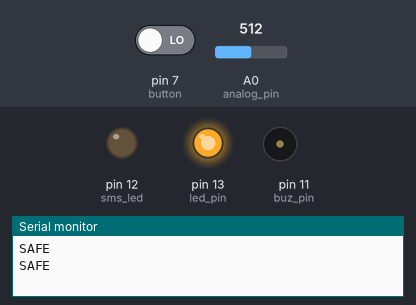
A sketch run on a simulated Arduino Uno, built with avr-gcc and run on an emulated ATmega328P. Parts: output pins drawn as LEDs (lit = HIGH), buzzer (waves = sounding, pin HIGH), the last lines printed to the serial monitor. Dashed ring = blinking. The test bench sets the inputs (shaded band); at power-on: A0 (analog_pin) = 512, pin 7 (button) LOW. The modem accepts every AT command (registered, SIM ready, sends succeed) and sends nothing else.

Above: at 2.8 s.
2.9 s: A0 (analog_pin) set to 520
At 4.62 s:
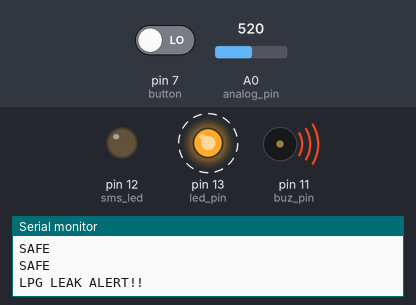
6.4 s: A0 (analog_pin) set to 511
12.8 s: A0 (analog_pin) set to 716
At 15.29 s:
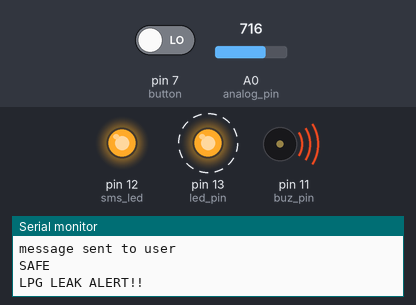
17.6 s: pin 7 (button) driven HIGH
At 20.54 s:
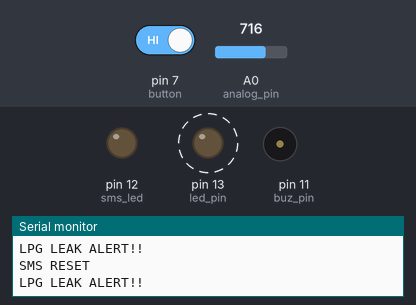
Timing chart, 0 to 22.6 s (numbered marks = the images above; inputs shaded):
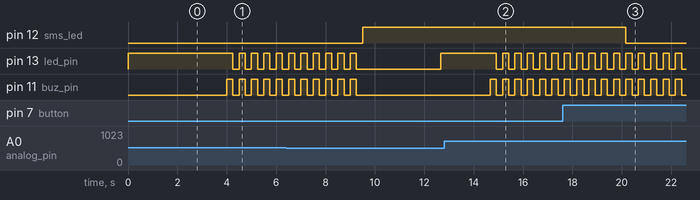

The sketch:

main.ino
```cpp
#include <SoftwareSerial.h>

SoftwareSerial mySerial(9, 10);                             // To Enalbe Serial Communication on Rx and Tx Pins

int led_pin=13;                                             //Status and Alert LED
int buz_pin=11;                                             //Buzzer
int analog_pin=A0;                                          //Gas Sensor
int smscount=0;
int sms_led=12;                                             //Status for LED
int button=7;                                               //Reset Button

void setup() {
    mySerial.begin(9600);
    Serial.begin(9600);
    pinMode(led_pin, OUTPUT);
    pinMode(buz_pin, OUTPUT);
    pinMode(sms_led, OUTPUT);
}

void sendsms() {
    if (smscount < 1) {
        Serial.println("Preparing message");
        digitalWrite(sms_led,HIGH);
        SendMessage();
        smscount++;
    }
}

void SendMessage() {
    mySerial.println("AT+CMGF=1");                            // Change to Sending Mode
    delay(1000);
    mySerial.println("AT+CMGS=\"+PhoneNumberHere\"\r");       // Replace PhoneNumberHere with Your Phone Number
    delay(1000);
    mySerial.println("Leakage Detected!.");                   //Serial Monitor Print Statement, to Debug the Code.
    delay(100);
    mySerial.println((char)26);                               // Back or Ctrl- Z
    delay(1000);
    Serial.println("message sent to user");
}

void smsreset() {                                             //Reset the Variable
    Serial.println("SMS RESET");
    smscount=0;
    digitalWrite(sms_led,LOW);
}

void loop() {
    int temp;
    temp=analogRead(analog_pin);

    if(temp > 512) {                                          //Taking the Threshold as 512
        Serial.println("LPG LEAK ALERT!!");
        int i;
        for(i=0; i <= 10; i++) {                              //This Loop is for Visual and Audio Alert
            digitalWrite(led_pin,HIGH);
            digitalWrite(buz_pin,HIGH);
            delay(250);
            digitalWrite(led_pin,LOW);
            digitalWrite(buz_pin,LOW);
            delay(250);
        }
    sendsms();
    smscount++;
    } else {
        Serial.println("SAFE");
        digitalWrite(led_pin,HIGH);
        digitalWrite(buz_pin,LOW);
        delay(2000);
    }

    if (digitalRead(button) == HIGH) {                        //Reset SMS Button
        smsreset();
    }
}
```

Measured:
- the behaviour switches between 512 and 513 on A0 (analog_pin) (found by bisection; images 0 and 1)
- after the input at 2.9 s, pin 13 (led_pin): alternates HIGH for 0.25 s and LOW for 0.25 s, starting after 1.4 s; pin 11 (buz_pin): alternates HIGH for 0.25 s and LOW for 0.25 s, starting after 1.1 s
- after the input at 12.8 s, pin 13 (led_pin): alternates HIGH for 0.25 s and LOW for 0.25 s, starting after 2.1 s; pin 11 (buz_pin): alternates HIGH for 0.25 s and LOW for 0.25 s, starting after 1.9 s
- after the input at 17.6 s, pin 12 (sms_led): HIGH → LOW after 2.6 s
